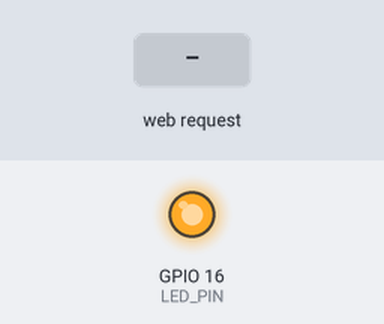
Simulated run of this sketch. Board: ESP8266 (NodeMCU). Parts: output pins drawn as LEDs (lit = HIGH). Inputs (shaded band) come from the test bench. WiFi joins after 1.5 s; servers stay silent unless stated; what the sketch prints to the serial monitor is not drawn.

Above: at 2.7 s.
2.8 s: HTTP request GET /on received
At 4.0 s:
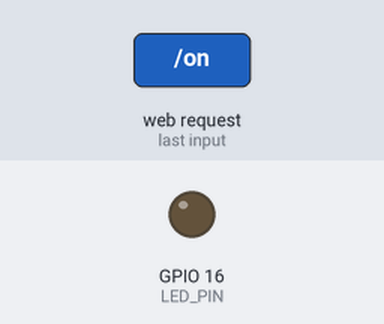
4.3 s: HTTP request GET /off received
At 5.3 s:
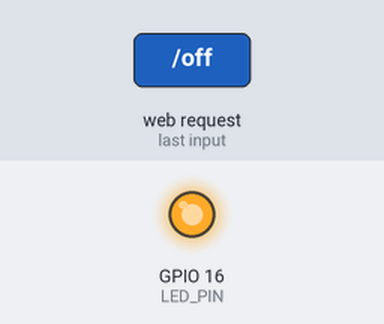
Timing chart, 0 to 7.3 s (numbered marks = the images above; inputs shaded):
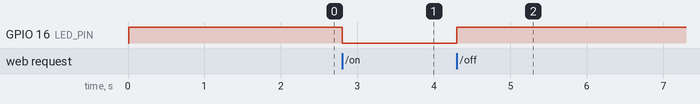

Measured:
- after the input at 2.8 s, GPIO 16 (LED_PIN): HIGH → LOW at once
- after the input at 4.3 s, GPIO 16 (LED_PIN): LOW → HIGH at once

The sketch:

Web_Server.ino
```cpp
#include <ESP8266WiFi.h>

#define LED_PIN 16

const char* ssid = "MinhHue";
const char* password = "123456789";

//Khởi tạo giá trị ban đầu của LED
int value = 1;

WiFiServer server(80);

//Hàm thiết kế giao diện WebServer phản hồi cho Client
String WebServer(int Led_state) {
  String s;
  if (!Led_state) {
    s= "<html><center><h1>Led State is ON now<br>";
    s+= "Click <a href = \"off\"><button>OFF</button></a> to turn off Led</h1></center></html>\n";
  }
  else {
    s= "<html><center><h1>Led State is OFF now<br>";
    s+= "Click <a href = \"on\"><button>ON</button></a> to turn on Led</h1></center></html>\n";
  }
  return s;
}

void setup() {
  Serial.begin(115200);
  delay(10);

  //Cấu hình cho Led Pin
  pinMode(LED_PIN, OUTPUT);
  digitalWrite(LED_PIN, value);

  //Kết nối tới Wifi
  Serial.println();
  Serial.println();
  Serial.print("Connecting to ");
  Serial.println(ssid);

  WiFi.begin(ssid, password);

  //Kiểm tra trạng thái kết nối
  while (WiFi.status() != WL_CONNECTED) {
    delay(500);
    Serial.print(".");
  }
  Serial.println();
  Serial.println("Wifi connected");

  //Khởi động Server
  server.begin();
  Serial.println("Server started");

  //In địa chỉ IP của ESP
  Serial.println(WiFi.localIP());
}

void loop() {
  //Kiểm tra Client kết nối
  WiFiClient client = server.available();
  if (!client) {
    return;
  }
  //Đợi client gửi phản hồi
  Serial.println("New client");
  while (!client.available()) {
    delay(1);
  }
  //Đọc phản hồi từ client
  String req = client.readStringUntil('\r');
  Serial.println(req);
  client.flush();

  if (req.indexOf("/on") != -1) value=0;
  else {
    if (req.indexOf("/off") != -1) value=1;
    else {
      //Khi truy cập vào IP của ESP thì không stop client
      //mà in ra client trạng thái LED như bình thường
      if (req.indexOf("/") != -1);
      else {
        Serial.println("Invalid request");
        client.stop();
        return;
      }
    }
  }
  digitalWrite(LED_PIN, value);
  client.flush();
  //Gửi phản hồi cho client
  client.print(WebServer(value));
  delay(1);
  Serial.println("Client disconnected");
}
```
